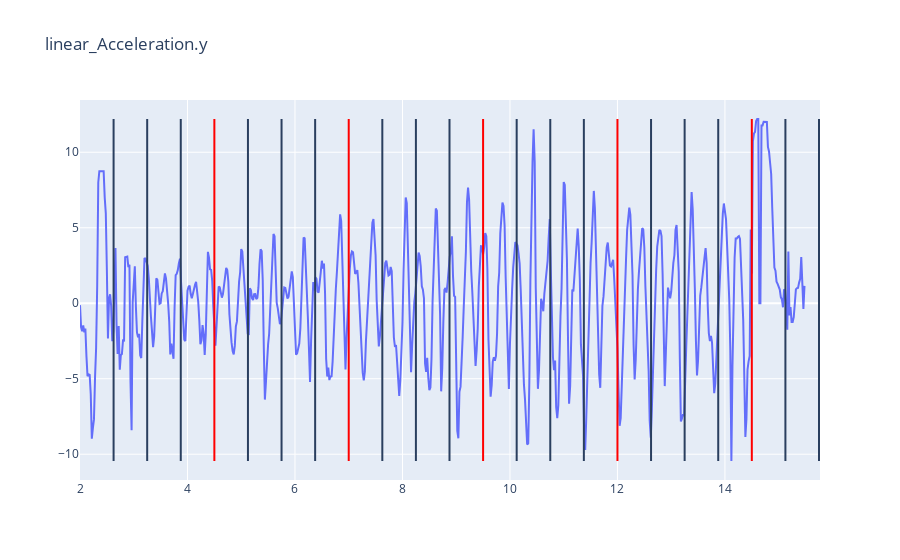

Here is the notebook cell this chart was saved with:
### Markdown cell above
# Finding the peaks
For finding the peaks, we need to first find out what the bpm and beats per measure of our current song is:

Luckily, we can use the [get-audio-features spotify-API call](https://developer.spotify.com/console/get-audio-features-track/) for that.

If we call that API with the song ID of Ed Sheeran's Shape of You (```7qiZfU4dY1lWllzX7mPBI3```) we get the following response:

### Code cell
spotify_response = {
  "danceability": 0.825,
  "energy": 0.652,
  "key": 1,
  "loudness": -3.183,
  "mode": 0,
  "speechiness": 0.0802,
  "acousticness": 0.581,
  "instrumentalness": 0,
  "liveness": 0.0931,
  "valence": 0.931,
  "tempo": 95.977,
  "type": "audio_features",
  "id": "7qiZfU4dY1lWllzX7mPBI3",
  "uri": "spotify:track:7qiZfU4dY1lWllzX7mPBI3",
  "track_href": "https://api.spotify.com/v1/tracks/7qiZfU4dY1lWllzX7mPBI3",
  "analysis_url": "https://api.spotify.com/v1/audio-analysis/7qiZfU4dY1lWllzX7mPBI3",
  "duration_ms": 233713,
  "time_signature": 4
}
time_signature = spotify_response['time_signature']
bpm = spotify_response['tempo']
duration = spotify_response['duration_ms'] / 1000

time_between_beats = 60 / bpm
time_between_bars = time_between_beats * time_signature

# now let's add that beat information to the chart of the rotation axis:

def plot_series_with_beats(axis: str):
    fig = go.Figure()
    fig.add_trace(go.Scatter(
        y = dance[axis],
        x = dance['time']/1000,
        mode = 'lines',
        name=axis
    ))

    ymin = dance[axis].min()
    ymax = dance[axis].max()

    # generate beat definitions
    shapes = []
    count = 0
    i = dance['time'].min()
    while i < dance['time'].max():
        count += 1
        i += int(time_between_beats * 1000)
        shapes.append(dict(type= 'line', xref= 'x', x0 =i/1000.0, x1 = i/1000.0, y0= ymin, y1= ymax))
        if count % time_signature == 0:
            shapes[-1]['line'] = dict(color="Red")
            # we color every fourth beat red to show how long a bar is (maybe misleading since this
            # is not necessarily the start or end of a bar


    fig.update_layout(title=axis, shapes = shapes)
    fig.show()

plot_series_with_beats('linear_Acceleration.y')

### Figure 1 — Plotly figure (JSON) as saved in the notebook; plotly's stock layout.template omitted (floating-point values rounded to 4 significant figures; data arrays with more than 128 entries replaced by an {"elided": "..."} marker saying what was removed)
{"data": [{"mode": "lines", "name": "linear_Acceleration.y", "type": "scatter", "x": {"elided": "675 float values"}, "y": {"elided": "675 float values"}}], "layout": {"shapes": [{"type": "line", "x0": 2.625, "x1": 2.625, "xref": "x", "y0": -10.45, "y1": 12.2}, {"type": "line", "x0": 3.25, "x1": 3.25, "xref": "x", "y0": -10.45, "y1": 12.2}, {"type": "line", "x0": 3.875, "x1": 3.875, "xref": "x", "y0": -10.45, "y1": 12.2}, {"line": {"color": "Red"}, "type": "line", "x0": 4.5, "x1": 4.5, "xref": "x", "y0": -10.45, "y1": 12.2}, {"type": "line", "x0": 5.125, "x1": 5.125, "xref": "x", "y0": -10.45, "y1": 12.2}, {"type": "line", "x0": 5.75, "x1": 5.75, "xref": "x", "y0": -10.45, "y1": 12.2}, {"type": "line", "x0": 6.375, "x1": 6.375, "xref": "x", "y0": -10.45, "y1": 12.2}, {"line": {"color": "Red"}, "type": "line", "x0": 7.0, "x1": 7.0, "xref": "x", "y0": -10.45, "y1": 12.2}, {"type": "line", "x0": 7.625, "x1": 7.625, "xref": "x", "y0": -10.45, "y1": 12.2}, {"type": "line", "x0": 8.25, "x1": 8.25, "xref": "x", "y0": -10.45, "y1": 12.2}, {"type": "line", "x0": 8.875, "x1": 8.875, "xref": "x", "y0": -10.45, "y1": 12.2}, {"line": {"color": "Red"}, "type": "line", "x0": 9.5, "x1": 9.5, "xref": "x", "y0": -10.45, "y1": 12.2}, {"type": "line", "x0": 10.12, "x1": 10.12, "xref": "x", "y0": -10.45, "y1": 12.2}, {"type": "line", "x0": 10.75, "x1": 10.75, "xref": "x", "y0": -10.45, "y1": 12.2}, {"type": "line", "x0": 11.38, "x1": 11.38, "xref": "x", "y0": -10.45, "y1": 12.2}, {"line": {"color": "Red"}, "type": "line", "x0": 12.0, "x1": 12.0, "xref": "x", "y0": -10.45, "y1": 12.2}, {"type": "line", "x0": 12.62, "x1": 12.62, "xref": "x", "y0": -10.45, "y1": 12.2}, {"type": "line", "x0": 13.25, "x1": 13.25, "xref": "x", "y0": -10.45, "y1": 12.2}, {"type": "line", "x0": 13.88, "x1": 13.88, "xref": "x", "y0": -10.45, "y1": 12.2}, {"line": {"color": "Red"}, "type": "line", "x0": 14.5, "x1": 14.5, "xref": "x", "y0": -10.45, "y1": 12.2}, {"type": "line", "x0": 15.12, "x1": 15.12, "xref": "x", "y0": -10.45, "y1": 12.2}, {"type": "line", "x0": 15.75, "x1": 15.75, "xref": "x", "y0": -10.45, "y1": 12.2}], "title": {"text": "linear_Acceleration.y"}}}
